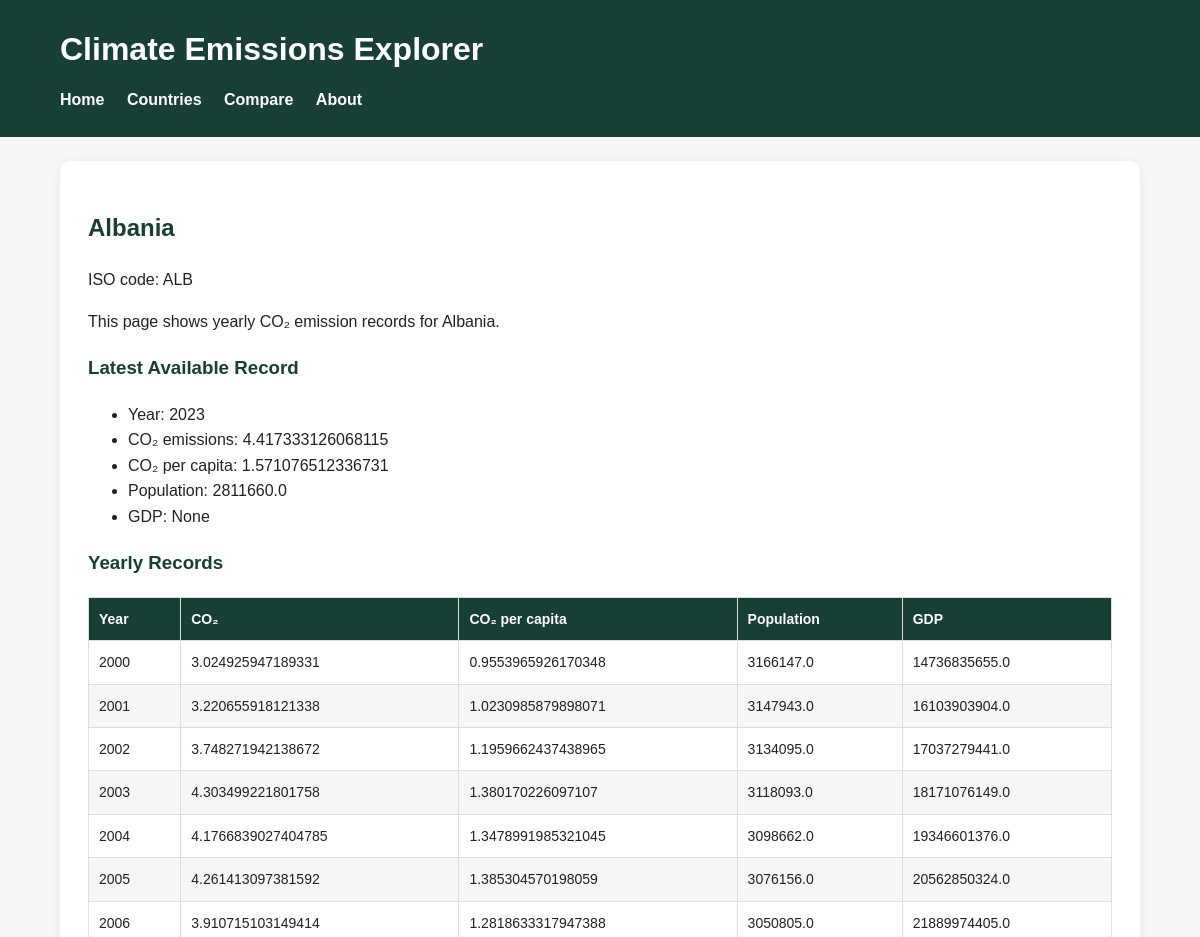
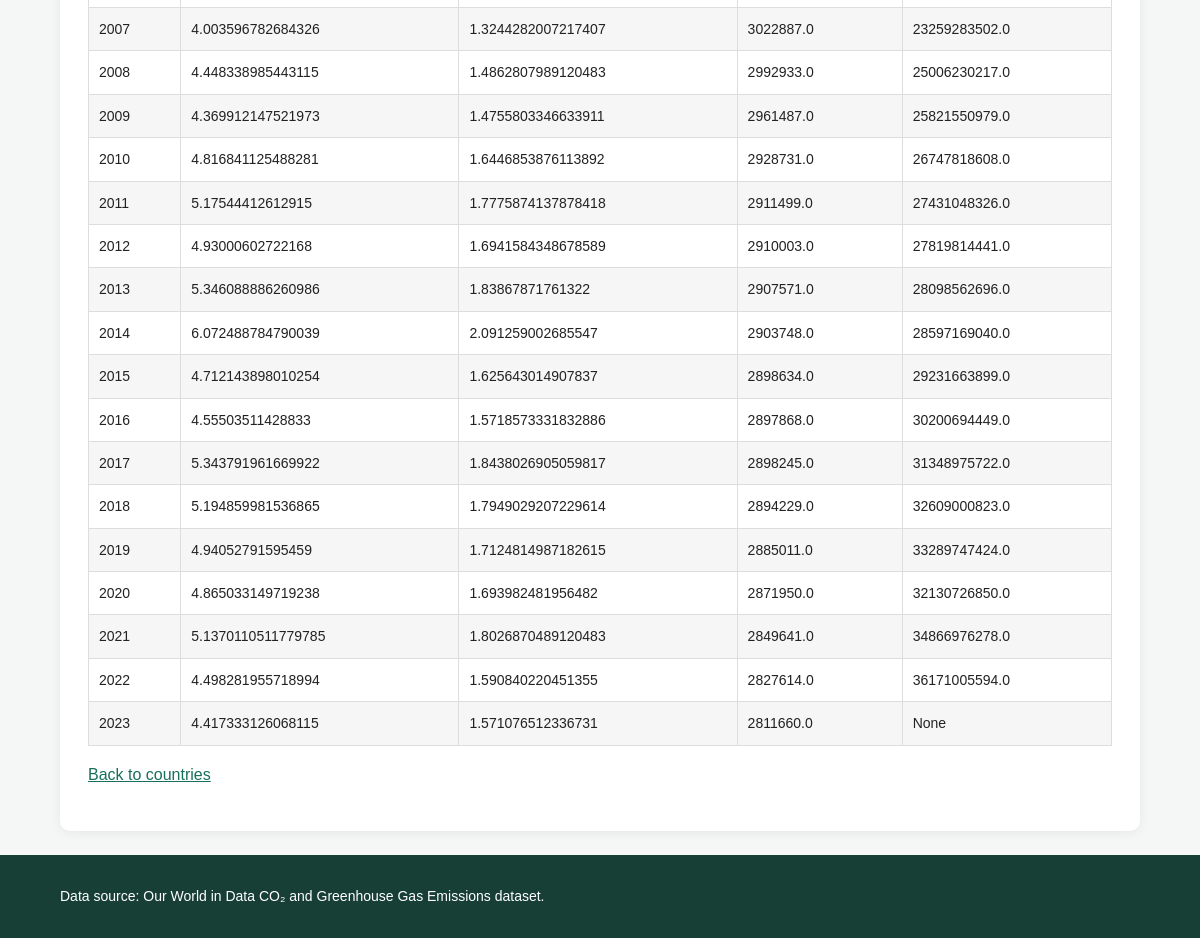
Page /country/2 on the committed database (2 pictures, top to bottom).
### models.py (models this page shows, shortened)
class Country(db.Model):
    __tablename__ = "countries"
    id = db.Column(db.Integer, primary_key=True)
    name = db.Column(db.String(120), nullable=False, unique=True)
    iso_code = db.Column(db.String(20), nullable=True)
    records = db.relationship("EmissionRecord", backref="country", lazy=True)

class EmissionRecord(db.Model):
    __tablename__ = "emission_records"
    id = db.Column(db.Integer, primary_key=True)
    country_id = db.Column(db.Integer, db.ForeignKey("countries.id"), nullable=False)
    year = db.Column(db.Integer, nullable=False)
    co2 = db.Column(db.Float, nullable=True)
    co2_per_capita = db.Column(db.Float, nullable=True)
    population = db.Column(db.Float, nullable=True)
    gdp = db.Column(db.Float, nullable=True)

### app.py (the view)
    @app.route("/country/<int:country_id>")
    def country_detail(country_id):
        country = Country.query.get_or_404(country_id)
        records = EmissionRecord.query.filter_by(
            country_id=country.id
        ).order_by(
            EmissionRecord.year.asc()
        ).all()
        latest_record = EmissionRecord.query.filter_by(
            country_id=country.id
        ).order_by(
            EmissionRecord.year.desc()
        ).first()
        return render_template(
            "country_detail.html",
            country=country,
            records=records,
            latest_record=latest_record
        )

### templates/country_detail.html (shortened to what this page needs)
{% extends "base.html" %}
{% block content %}
    <h2>{{ country.name }}</h2>
    {% if country.iso_code %}
        <p>ISO code: {{ country.iso_code }}</p>
    {% endif %}
    <p>
        This page shows yearly CO₂ emission records for {{ country.name }}.
    </p>
    {% if latest_record %}
        <h3>Latest Available Record</h3>
        <ul>
            <li>Year: {{ latest_record.year }}</li>
            <li>CO₂ emissions: {{ latest_record.co2 }}</li>
            <li>CO₂ per capita: {{ latest_record.co2_per_capita }}</li>
            <li>Population: {{ latest_record.population }}</li>
            <li>GDP: {{ latest_record.gdp }}</li>
        </ul>
    {% endif %}
    <h3>Yearly Records</h3>
    {% if records %}
        <table border="1" cellpadding="6">
            <thead>
                <tr>
                    <th>Year</th>
                    <th>CO₂</th>
                    <th>CO₂ per capita</th>
                    <th>Population</th>
                    <th>GDP</th>
                </tr>
            </thead>
            <tbody>
                {% for record in records %}
                    <tr>
                        <td>{{ record.year }}</td>
                        <td>{{ record.co2 }}</td>
                        <td>{{ record.co2_per_capita }}</td>
                        <td>{{ record.population }}</td>
                        <td>{{ record.gdp }}</td>
                    </tr>
                {% endfor %}
            </tbody>
        </table>
    {% else %}
        <p>No emission records found for this country.</p>
    {% endif %}
    <p>
        <a href="/countries">Back to countries</a>
    </p>
{% endblock %}

### static/style.css (style rules this page uses)
* { box-sizing: border-box; }
body { margin: 0; font-family: Arial, Helvetica, sans-serif; background: #f4f7f6; color: #222; line-height: 1.6; }
h2, h3, h4 { color: #173f35; }
a { color: #176f5c; }
table { width: 100%; border-collapse: collapse; margin-top: 18px; font-size: 14px; }
th { background: #173f35; color: white; text-align: left; }
th, td { padding: 10px; border: 1px solid #ddd; }
tr:nth-child(even) { background: #f6f6f6; }

### rows in the picture
Country: name "Albania", iso_code "ALB"
EmissionRecord: year "2023", co2 "4.417333126068115", co2_per_capita "1.571076512336731", population "2811660.0", gdp "None"
EmissionRecord: year "2000", co2 "3.024925947189331", co2_per_capita "0.9553965926170348", population "3166147.0", gdp "14736835655.0"
EmissionRecord: year "2001", co2 "3.220655918121338", co2_per_capita "1.0230985879898071", population "3147943.0", gdp "16103903904.0"
EmissionRecord: year "2002", co2 "3.748271942138672", co2_per_capita "1.1959662437438965", population "3134095.0", gdp "17037279441.0"
EmissionRecord: year "2003", co2 "4.303499221801758", co2_per_capita "1.380170226097107", population "3118093.0", gdp "18171076149.0"
EmissionRecord: year "2004", co2 "4.1766839027404785", co2_per_capita "1.3478991985321045", population "3098662.0", gdp "19346601376.0"
EmissionRecord: year "2005", co2 "4.261413097381592", co2_per_capita "1.385304570198059", population "3076156.0", gdp "20562850324.0"
EmissionRecord: year "2006", co2 "3.910715103149414", co2_per_capita "1.2818633317947388", population "3050805.0", gdp "21889974405.0"
EmissionRecord: year "2007", co2 "4.003596782684326", co2_per_capita "1.3244282007217407", population "3022887.0", gdp "23259283502.0"
EmissionRecord: year "2008", co2 "4.448338985443115", co2_per_capita "1.4862807989120483", population "2992933.0", gdp "25006230217.0"
EmissionRecord: year "2009", co2 "4.369912147521973", co2_per_capita "1.4755803346633911", population "2961487.0", gdp "25821550979.0"
EmissionRecord: year "2010", co2 "4.816841125488281", co2_per_capita "1.6446853876113892", population "2928731.0", gdp "26747818608.0"
EmissionRecord: year "2011", co2 "5.17544412612915", co2_per_capita "1.7775874137878418", population "2911499.0", gdp "27431048326.0"
EmissionRecord: year "2012", co2 "4.93000602722168", co2_per_capita "1.6941584348678589", population "2910003.0", gdp "27819814441.0"
EmissionRecord: year "2013", co2 "5.346088886260986", co2_per_capita "1.83867871761322", population "2907571.0", gdp "28098562696.0"
EmissionRecord: year "2014", co2 "6.072488784790039", co2_per_capita "2.091259002685547", population "2903748.0", gdp "28597169040.0"
EmissionRecord: year "2015", co2 "4.712143898010254", co2_per_capita "1.625643014907837", population "2898634.0", gdp "29231663899.0"
EmissionRecord: year "2016", co2 "4.55503511428833", co2_per_capita "1.5718573331832886", population "2897868.0", gdp "30200694449.0"
EmissionRecord: year "2017", co2 "5.343791961669922", co2_per_capita "1.8438026905059817", population "2898245.0", gdp "31348975722.0"
EmissionRecord: year "2018", co2 "5.194859981536865", co2_per_capita "1.7949029207229614", population "2894229.0", gdp "32609000823.0"
EmissionRecord: year "2019", co2 "4.94052791595459", co2_per_capita "1.7124814987182615", population "2885011.0", gdp "33289747424.0"
EmissionRecord: year "2020", co2 "4.865033149719238", co2_per_capita "1.693982481956482", population "2871950.0", gdp "32130726850.0"
EmissionRecord: year "2021", co2 "5.1370110511779785", co2_per_capita "1.8026870489120483", population "2849641.0", gdp "34866976278.0"
EmissionRecord: year "2022", co2 "4.498281955718994", co2_per_capita "1.590840220451355", population "2827614.0", gdp "36171005594.0"
